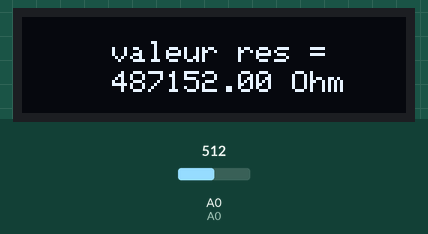
Bench run of a sketch on a simulated Arduino Uno, built for the host (arithmetic inside an expression is 32-bit, double 64-bit). Parts: 128×32 one-colour display. The test bench sets the inputs (shaded band); at power-on: A0 = 512. What the sketch prints to the serial monitor is not drawn.

Above: at 1.3 s.
1.4 s: A0 set to 0
At 2.6 s:
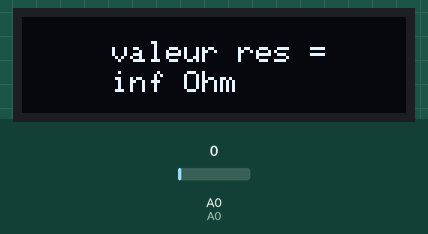
2.9 s: A0 set to 122
At 3.3 s:
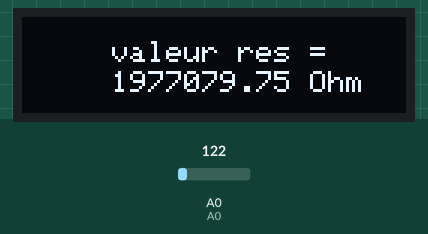
4.4 s: A0 set to 306
At 5.2 s:
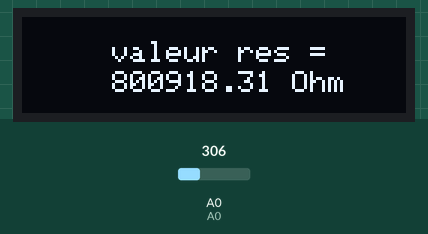
Timing chart, 0 to 7.4 s (numbered marks = the images above; inputs shaded):
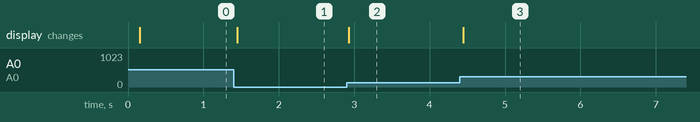

Measured:
- after the input at 1.4 s, the display: changes after 0.05 s (image 1)
- after the input at 2.9 s, the display: changes at once (image 2)
- after the input at 4.4 s, the display: changes after 0.05 s (image 3)

The sketch:

code_banc_test.ino
```cpp
//connexion BT
#include <SoftwareSerial.h>
#define rxPin 10 //cable jaune sur Tx
#define txPin 11 //cable vert sur Rx
#define baudrate 9600
SoftwareSerial mySerial(rxPin,txPin);

volatile byte RX = 0;
byte serialRX;
byte serialTX;
int action=0;

//OLED (initialisation)
#include <Adafruit_BusIO_Register.h>
#include <Adafruit_I2CDevice.h>
#include <Adafruit_I2CRegister.h>
#include <Adafruit_SPIDevice.h>

#include <Adafruit_SSD1306.h>
#include <Adafruit_GFX.h>
#include <SPI.h>
#include <Wire.h>

#define oled Adafruit_SSD1306
#define SCREEN_WIDTH 128 // OLED display width, in pixels
#define SCREEN_HEIGHT 32 // OLED display height, in pixels
#define OLED_RESET     4 // Reset pin # (or -1 if sharing Arduino reset pin)

#define SCREEN_ADDRESS 0x3C ///< See datasheet for Address; 0x3C for 128x32
oled display(-1);


//gestion des valeurs de tension
#define A0 0
int valeur=0;
int R1=100000;
int R3=100000;
int R2=1000;
int R5=10000;
int Vcc=5;

//fonction qui test l'affichage correct de l'Oled
void setup() {
  Serial.begin(9600);
  display.begin(SSD1306_SWITCHCAPVCC, SCREEN_ADDRESS);

  pinMode(rxPin,INPUT);
  pinMode(txPin,OUTPUT);
  mySerial.begin(9600);

 display.clearDisplay();
 display.setTextSize(1);
 display.setTextColor(WHITE);
 display.setCursor(25,15);
 display.println("Projet capteur");
 display.display();
 delay(100);
}

//lecture de la valeur mesurée
float lectureValeur () {
  valeur=analogRead(A0);
  return valeur;
  }

void affichage_tension (float valeur) {
 display.clearDisplay();
 display.setTextSize(1);
 display.setTextColor(WHITE);
 display.setCursor(30,8);
 display.print("valeur res =");
 display.setCursor(30,18);
 float val_res=(1+(R3/R2))*R1*(Vcc/((5*valeur)/1024))-R1-R5; // calcul de la valeur de résistance
 display.print(val_res);
 display.println(" Ohm");
 display.display();
 }

void loop() {
  //while (mySerial.available()) {
      float val=lectureValeur();
    //byte val = map(lectureValeur(), 0, 1024, 0, 255); // conversion 1024/255
      mySerial.write(val);
      Serial.println(val);
      mySerial.print(",");
      affichage_tension(val*4);

    delay(25);
}
```
